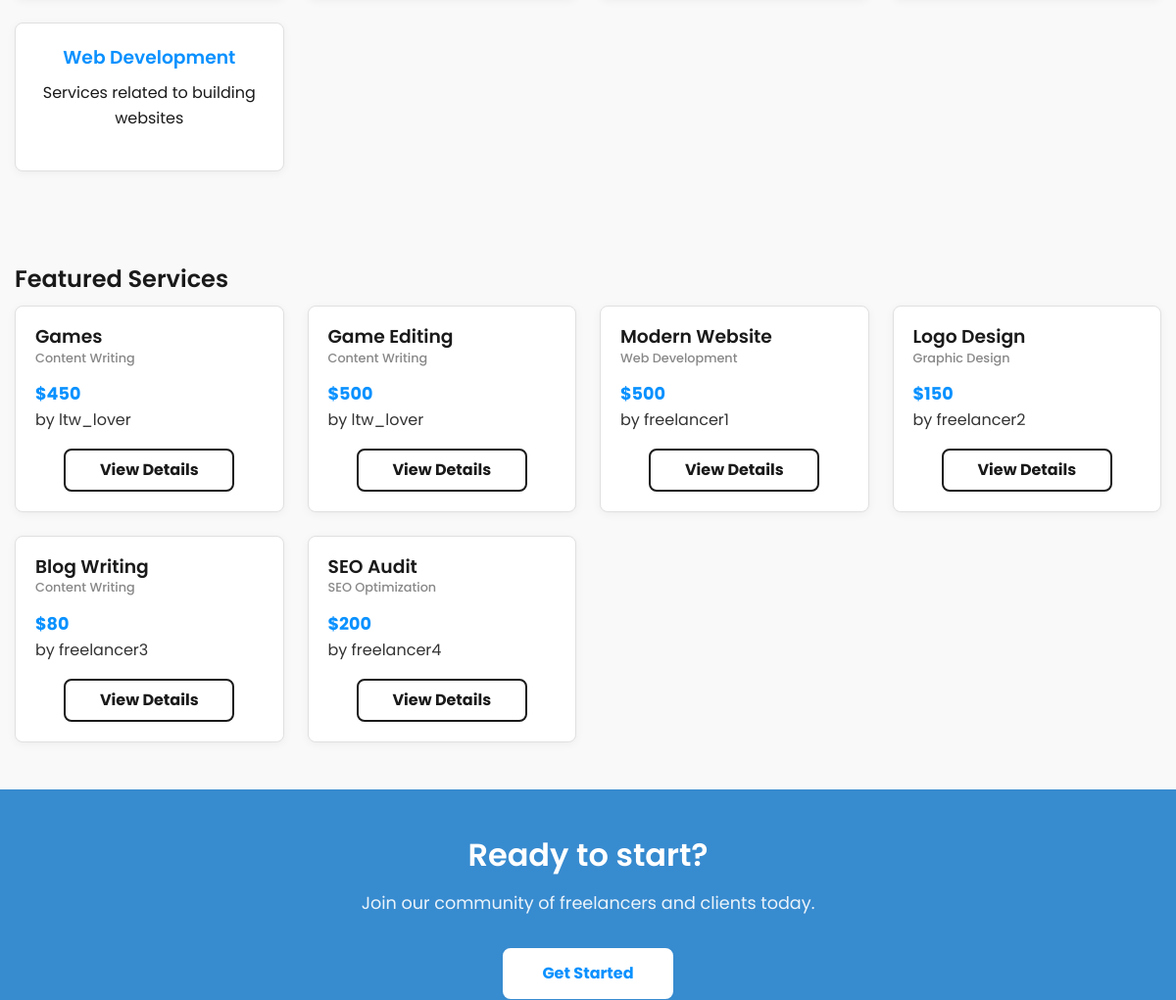
/pages/home.php (middle part), run on an earlier commit of the app's database.
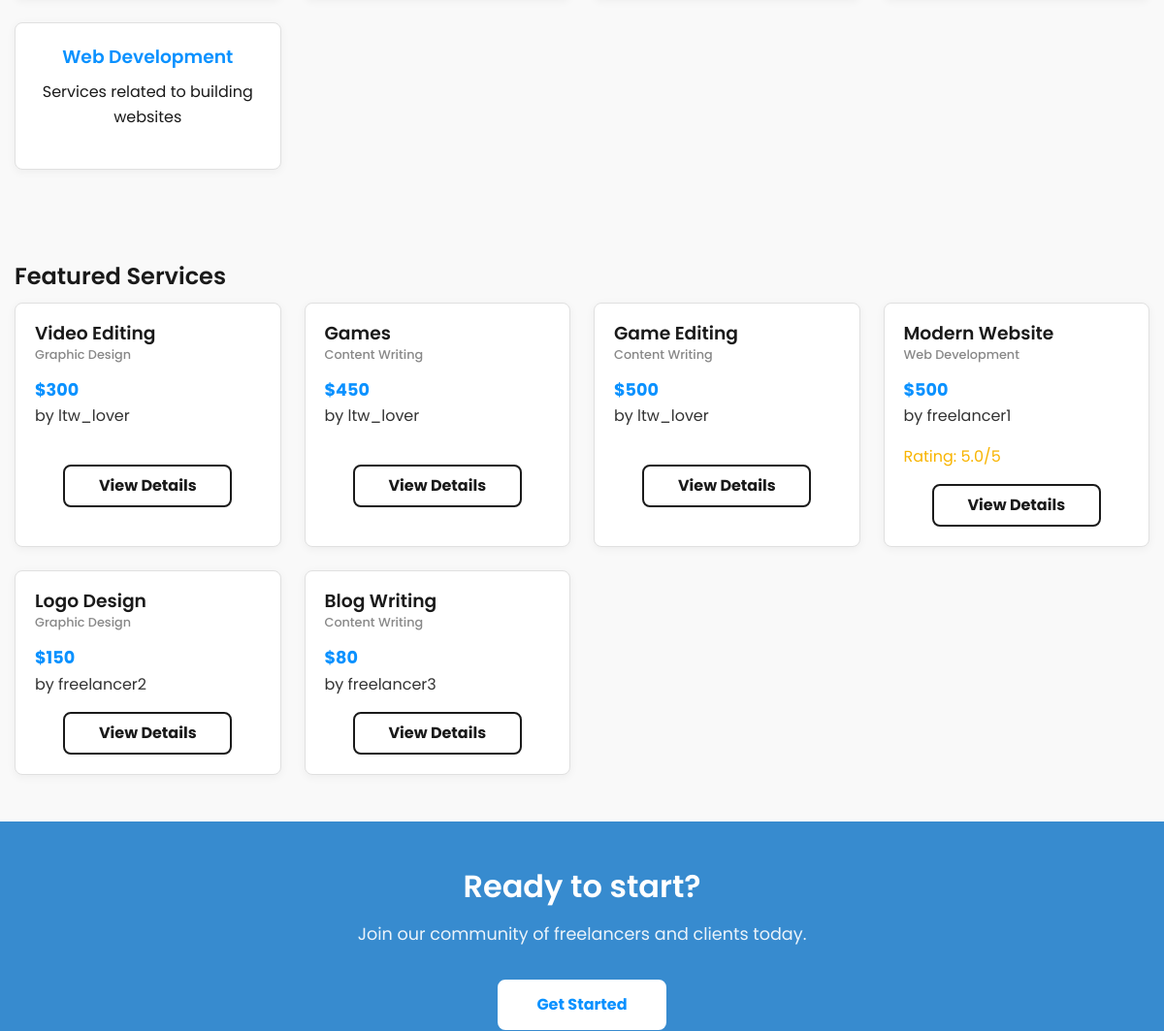
And on a later commit of the database.
### tables this page shows
CREATE TABLE Categories (
    id INTEGER PRIMARY KEY AUTOINCREMENT,
    name TEXT UNIQUE NOT NULL,
    description TEXT
);

CREATE TABLE Services (
    id INTEGER PRIMARY KEY AUTOINCREMENT,
    freelancer_id INTEGER NOT NULL,
    title TEXT NOT NULL,
    description TEXT NOT NULL,
    category_id INTEGER NOT NULL,
    price REAL NOT NULL,
    delivery_time INTEGER NOT NULL,
    created_at DATETIME DEFAULT CURRENT_TIMESTAMP,
    image_path TEXT,
    video_path TEXT,
    FOREIGN KEY (freelancer_id) REFERENCES Users(id),
    FOREIGN KEY (category_id) REFERENCES Categories(id)
);

### public/includes/utils.php (called while the page is built, shortened)
<?php
function isLoggedIn() {
    return isset($_SESSION['user_id']);
}
?>

### public/pages/home.php (the view, shortened to what this page needs)
<?php
require_once '../includes/utils.php';
function getFeaturedServices($limit = 6) {
    try {
        $db = getDB();
        $query = "SELECT s.*, u.username as freelancer_name, c.name as category_name,
                 (SELECT AVG(rating) FROM Reviews WHERE service_id = s.id) as avg_rating
                 FROM Services s
                 JOIN Users u ON s.freelancer_id = u.id
                 JOIN Categories c ON s.category_id = c.id
                 ORDER BY s.created_at DESC
                 LIMIT ?";
        $stmt = $db->prepare($query);
        $stmt->execute([$limit]);
        return $stmt->fetchAll(PDO::FETCH_ASSOC);
    } catch (PDOException $e) {
        return [];
    }
}
function getCategories() {
    try {
        $db = getDB();
        $query = "SELECT * FROM Categories ORDER BY name";
        $stmt = $db->prepare($query);
        $stmt->execute();
        return $stmt->fetchAll(PDO::FETCH_ASSOC);
    } catch (PDOException $e) {
        return [];
    }
}
$featuredServices = getFeaturedServices();
$categories = getCategories();
include_once '../templates/header.php';
?>
<div class="categories-section">
    <div class="container">
        <div class="categories-grid">
            <?php foreach ($categories as $category): ?>
                <a href="<?php echo SITE_URL; ?>/pages/services/list.php?category=<?php echo $category['id']; ?>" class="category-card">
                    <h3><?php echo htmlspecialchars($category['name']); ?></h3>
                    <p><?php echo htmlspecialchars($category['description'] ?? ''); ?></p>
                </a>
            <?php endforeach; ?>
        </div>
    </div>
</div>
<div class="featured-services">
    <div class="container">
        <h2>Featured Services</h2>
        <?php if (empty($featuredServices)): ?>
            <p>No services available yet. <?php if (!isLoggedIn()): ?>
                <a href="<?php echo SITE_URL; ?>/pages/register.php">Register</a> and be the first to offer your services!
            <?php else: ?>
                <a href="<?php echo SITE_URL; ?>/pages/services/create.php">Create a service</a> and be the first to offer your expertise!
            <?php endif; ?></p>
        <?php else: ?>
            <div class="services-grid">
                <?php foreach ($featuredServices as $service): ?>
                    <div class="service-card">
                        <h3><?php echo htmlspecialchars($service['title']); ?></h3>
                        <p class="service-category"><?php echo htmlspecialchars($service['category_name']); ?></p>
                        <p class="service-price">$<?php echo htmlspecialchars($service['price']); ?></p>
                        <p class="service-freelancer">by <?php echo htmlspecialchars($service['freelancer_name']); ?></p>
                        <?php if (isset($service['avg_rating'])): ?>
                            <p class="service-rating">Rating: <?php echo number_format($service['avg_rating'], 1); ?>/5</p>
                        <?php endif; ?>
                        <a href="<?php echo SITE_URL; ?>/pages/services/view.php?id=<?php echo $service['id']; ?>" class="btn">View Details</a>
                    </div>
                <?php endforeach; ?>
            </div>
        <?php endif; ?>
    </div>
</div>
<div class="cta-section">
    <div class="container">
        <h2>Ready to start?</h2>
        <p>Join our community of freelancers and clients today.</p>
        <?php if (!isLoggedIn()): ?>
            <a href="<?php echo SITE_URL; ?>/pages/register.php" class="btn">Get Started</a>
        <?php else: ?>
            <a href="<?php echo SITE_URL; ?>/pages/services/list.php" class="btn">Browse Services</a>
        <?php endif; ?>
    </div>
</div>
<?php include_once '../templates/footer.php'; ?>

What changed in the data, as far as the page shows it:
no longer on this page (row unchanged): services: title "SEO Audit", category_name "SEO Optimization", price "200", freelancer_name "freelancer4"
added services: title "Video Editing", category_name "Graphic Design", price "300", freelancer_name "ltw_lover"
shown differently, row unchanged: services "Modern Website": avg_rating (not shown) → "5.0"
